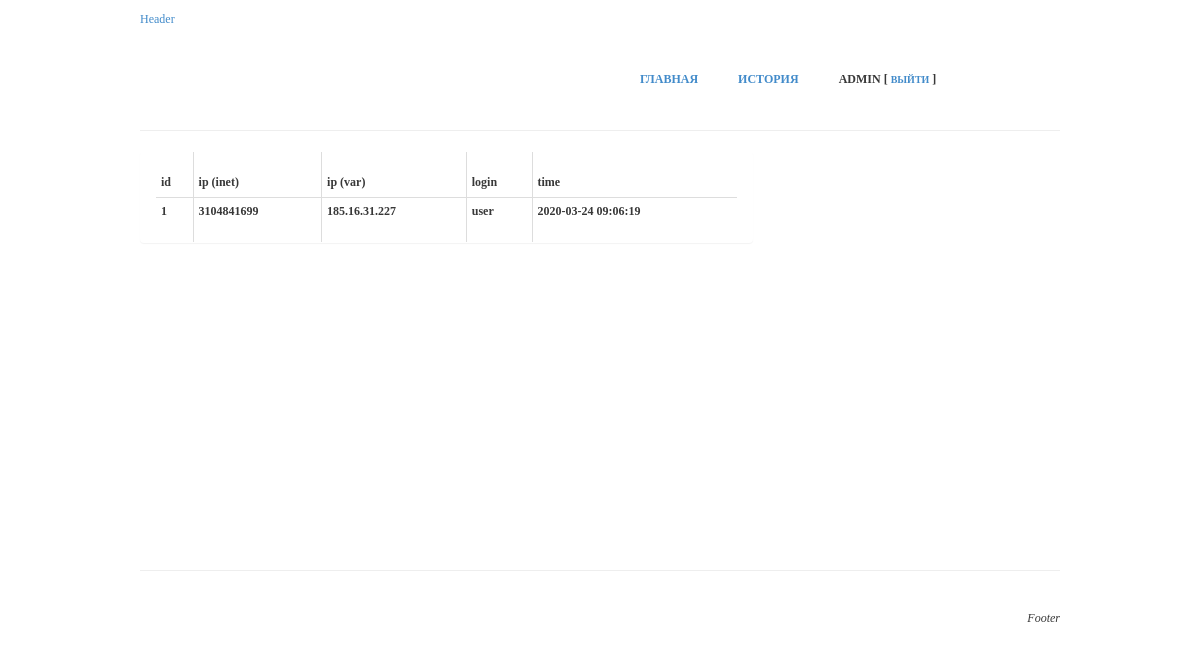
Screenshot of /history.php (signed in) with the database file from the repository.
### tables this page shows
CREATE TABLE `users` (
  `id` int(5) NOT NULL,
  `login` varchar(255) DEFAULT NULL,
  `passwd` varchar(255) DEFAULT NULL
);

CREATE TABLE `iphistory` (
  `id` int(7) NOT NULL,
  `ip` bigint(10) UNSIGNED NOT NULL,
  `login` varchar(255) NOT NULL,
  `datetime` timestamp NULL DEFAULT NULL
);

### class/user.php (called while the page is built, shortened)
<?php
class User
{
    public function __construct()
    {
        $this->checkAuth();
    }
    private function checkAuth()
    {
        if (isset($_SESSION['id']) and isset($_SESSION['sClientHash'])) {
            $ClientID = (int)$_SESSION['id'];
            $sClientHash = substr($_SESSION['sClientHash'], 0, 32);
            if (md5($ClientID.SCRIPT_CODE) == $sClientHash) {
                if (($info = $this->getUser($ClientID)) != null) {
                    $this->login = $info['login'];
                }
            }
        }
    }
    private function getUser($ClientID)
    {
        $query = "SELECT * FROM `users` WHERE `id` = '$ClientID'";
        $out = DB()->query($query)->fetch(PDO::FETCH_ASSOC);
        return $out;
    }
}

### block/function.php (called while the page is built, shortened)
<?php
function & DB()
{
    static $oClass = null;
    if (is_null($oClass)) {
        try {
            $oClass = new PDO('mysql:host='.MYSQL_HOST.';dbname='.MYSQL_NAME.';charset=utf8', MYSQL_USER, MYSQL_PASS, array(PDO::MYSQL_ATTR_INIT_COMMAND => 'SET NAMES utf8'));
            $oClass->setAttribute(PDO::ATTR_ERRMODE, PDO::ERRMODE_EXCEPTION);
        } catch (Exception $e) {
            die('Database error '.$e->getMessage());
        }
    }
    return $oClass;
}

### history.php (the view, shortened to what this page needs)
<?php
include("class/user.php");
include("block/function.php");
$User = new User();
?>
<!DOCTYPE html>
<html ng-app="MyApp" >
<head>
    <link rel="stylesheet" type="text/css" href="bootstrap/css/bootstrap.min.css">
    <link rel="stylesheet" type="text/css" href="css/style.css">
</head>
<body ng-controller="TestController"  >
<p>
<div class = "container">
    <div id="wrapper">
        <div id="header">
            <div class="logo">
                <a href="/">Header</a>
            </div>
<?php
include("block/menu.php"); ?>
        </div>
        <div id="content">
            <hr/>
            <div class="col-sm-8 panel" >
                <table class='table table-hover table-bordered'>
                    <thead>
                    <tr>
                        <th>id</th>
                        <th>ip (inet)</th>
                        <th>ip (var)</th>
                        <th>login</th>
                        <th>time</th>
                    </tr>
                    </thead>
                    <tbody>
<?php
                    $query = "SELECT *,INET_NTOA(ip) as var_ip FROM `iphistory` ORDER BY id DESC";
                    $myrow = DB()->query($query)->fetchAll(PDO::FETCH_ASSOC);
foreach ($myrow as $item) {
                        echo "<tr>
                          <th>" . $item['id'] . "</th>
                          <th>" . $item['ip'] . "</th>
                          <th>" . $item['var_ip']. "</th>
                          <th>" . $item['login'] . "</th>
                          <th>" . $item['datetime'] . "</th>
                      </tr>";
} ?>
                    </tbody>
                </table>
            </div>
        </div>
        <div id="footer">
            <hr/>
            <br/>
            <em>Footer</em>
            <br/>
        </div>
    </div>
</div>
</body>
</html>

### block/menu.php
<div class="menu">
                <ul>
                    <li><a href="/">Главная</a></li>
                    <li><a href="/history.php">История</a></li>
<?php
if ($User->login != null) { ?>
    <li><?= $User->login ?> [ <a href="/?out=1"><span style="font-size:10px">выйти</span></a> ]</li>
<?php
} else {
    echo "<li><a href='/?enter=1'>Войти</a></li>";
} ?>
</ul>
</div>

### css/style.css (style rules this page uses)
body { font: 12px Verdana,Serif,Arial; line-height: 18px; color: #383838; }
tr { line-height: 45px; min-height: 45px; height: 45px; }
#wrapper { width:920px; margin:0 auto; }
#header { height:100px; }
#header .logo { float:left; width:400px; height:70px; }
#header .menu { clear:both; float:right; width:50%; height:30px; }
#content { width:100%; float:left; min-height: 440px; }
#header .menu li { float:left; margin-right: 40px; margin-top: -10px; list-style:none; text-transform:uppercase; font-weight:bold; text-align:center; display:block; }
#footer { clear: both; float:left; height:60px; width:100%; text-align:right; }

### rows the page displays
users: login "ADMIN"
iphistory: id "1", ip "3104841699", var_ip "185.16.31.227", login "user", datetime "2020-03-24 09:06:19"
